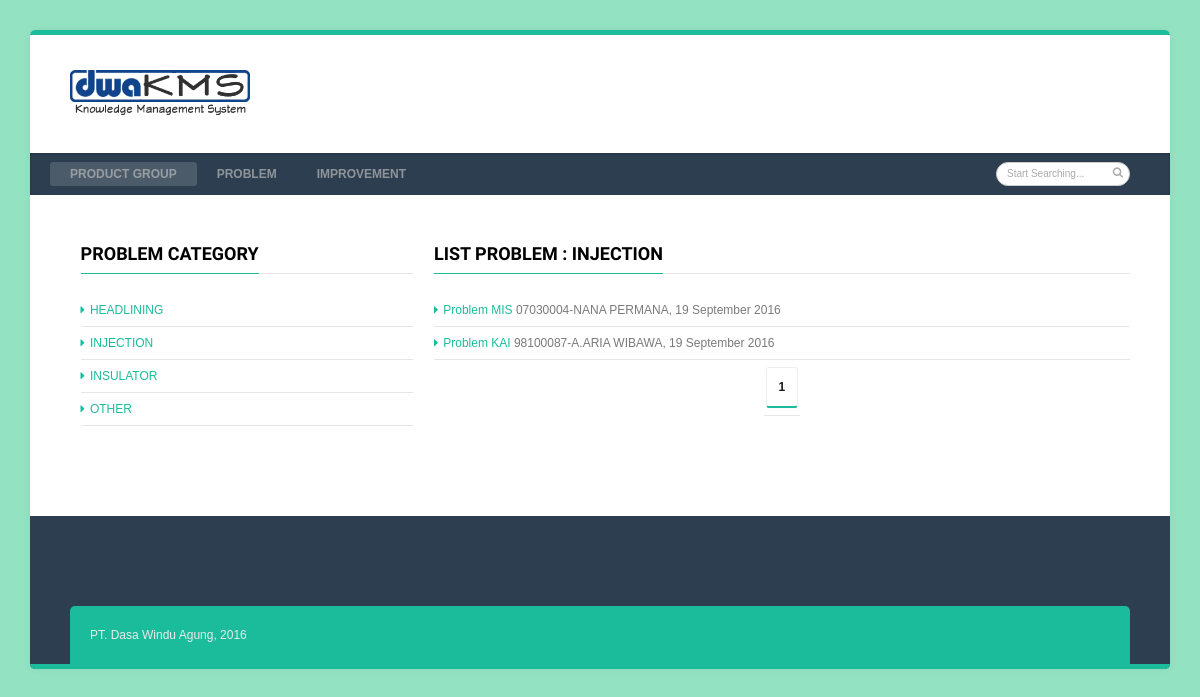
Page /list_problem.php?cat_id=3&cat_name=INJECTION on the committed database.
### tables this page shows
CREATE TABLE IF NOT EXISTS `tbl_problem_kategori` (
  `id` bigint(20) NOT NULL AUTO_INCREMENT,
  `problem_kategori` varchar(255) DEFAULT NULL,
  PRIMARY KEY (`id`)
);

CREATE TABLE IF NOT EXISTS `tbl_problem` (
  `id` bigint(20) NOT NULL AUTO_INCREMENT,
  `problem_kategori_id` bigint(255) DEFAULT NULL,
  `topic` varchar(255) DEFAULT NULL,
  `date_problem` date DEFAULT NULL,
  `date_solving` date DEFAULT NULL,
  `team_leader` varchar(255) DEFAULT NULL,
  `team_member` varchar(255) DEFAULT NULL,
  `department_code` varchar(255) DEFAULT NULL,
  `department_name` varchar(255) DEFAULT NULL,
  `problem_description` text,
  `problem_status` varchar(255) DEFAULT NULL COMMENT 'Open / On Progress / Close',
  `solving_description` text,
  `rec_user` varchar(255) DEFAULT NULL,
  `rec_datetime` datetime DEFAULT NULL,
  PRIMARY KEY (`id`)
);

### config/global.php (called while the page is built, shortened)
<?php
	$PER_PAGE = 10;
?>

### function/format_date_time.php (called while the page is built, shortened)
<?php
	function convert_date($date, $format_type = 'format_date') {
		$format = array(
			'Sun' => 'Minggu',
			'Mon' => 'Senin',
			'Tue' => 'Selasa',
			'Wed' => 'Rabu',
			'Thu' => 'Kamis',
			'Fri' => 'Jumat',
			'Sat' => 'Sabtu',
			'Jan' => 'Januari',
			'Feb' => 'Februari',
			'Mar' => 'Maret',
			'Apr' => 'April',
			'May' => 'Mei',
			'Jun' => 'Juni',
			'Jul' => 'Juli',
			'Aug' => 'Agustus',
			'Sep' => 'September',
			'Oct' => 'Oktober',
			'Nov' => 'November',
			'Dec' => 'Desember'
		);
		if ($format_type == 'format_date') {
			$var_format = 'd M Y';
		} else if ($format_type == 'format_datetime') {
			$var_format = 'd M Y H:i:s';
		} else if ($format_type == 'format_time') {
			$var_format = 'H:i:s';
		} else {
			$var_format = 'd-M-Y H:i:s';
		}
		if ($date == '0000-00-00 00:00:00' or $date === null) {
			return '-';
		} else {
			return strtr(date($var_format, strtotime($date)), $format);
		}
	}
?>

### list_problem.php (the view, shortened to what this page needs)
<?php
	include('config/global.php');
	include('function/format_date_time.php');
	include('function/connect_db.php');
	include('config/global.php');
?>
<!DOCTYPE html>
<html lang="en-US">
	<head>
		<?php include('include/head.php'); ?>
	</head>
	<body class="home page tt_responsive">
		<div id="home" >
			<div id="layout" class="boxed-margin">
				<?php include('include/header.php'); ?>
				<div class="page-content">
					<div class="row clearfix">
						<div class="grid_4 sidebar">
							<div id="categories-3" class="widget widget_categories">
								<h3 class="col-title">Problem Category</h3>
								<span class="liner"></span>
								<?php
									$res = mysqli_query($conn, "select * from tbl_problem_kategori order by problem_kategori");
									$num_rows = mysqli_num_rows($res);
									if ($num_rows > 0) {
										echo "<ul>";
											while ($data = $res->fetch_array()) {
												echo '<li>';
												echo '	<a href="list_problem.php?cat_id='.$data['id'].'&cat_name='.$data['problem_kategori'].'">'.$data['problem_kategori'].'</a>';
												echo '</li>';
											}
										echo "</ul>";
									} else {
										echo "Tidak Ada Data";
									}
								?>
							</div>
						</div>
						<div class="grid_8 sidebar omega">
							<div id="recent-posts-4" class="widget widget_recent_entries">
								<h3 class="col-title">List Problem : <?=$_GET['cat_name']?></i></h3>
								<span class="liner"></span>
								<?php
									$batas = $PER_PAGE;
									$halaman = (int)(!isset($_GET["halaman"]) ? 1 : $_GET["halaman"]);
									if (empty($halaman)) {
										$posisi = 0;
										$halaman = 1;
									} else {
										$posisi = ($halaman - 1) * $batas;
									}
									$res = mysqli_query($conn, "select * from tbl_problem
																where problem_kategori_id='".$_GET['cat_id']."'
															    order by rec_datetime desc
																limit $posisi, $batas");
									$num_rows = mysqli_num_rows($res);
									if ($num_rows > 0) {
										echo "<ul>";
											while ($data = $res->fetch_array()) {
												echo '<li>';
												echo '	<a href="problem.php?prb_id='.$data['id'].'">'.$data['topic'].'</a>';
												echo '	<span class="post-date">'.$data['team_leader'].', '.convert_date($data['date_problem']).'</span>';
												echo '</li>';
											}
										echo "</ul>";
									} else {
										echo "Tidak Ada Data";
									}
									$paging = mysqli_query($conn, "select * from tbl_problem
																   where problem_kategori_id='".$_GET['cat_id']."'
																   order by rec_datetime desc");
									$jmldata = mysqli_num_rows($paging);
									$jmlhalaman = ceil($jmldata / $batas);
									echo "<div class='pagination-tt clearfix'>";
									echo "<ul>";
									for ($i=1;$i<=$jmlhalaman;$i++){
										if ($i != $halaman) {
											echo "<li><a href=\"list_problem.php?halaman=$i\">$i</a></li>";
										} else {
											echo "<li><span>$i</span></li>";
										}
									}
									echo "</ul>";
									echo "</div>";
								?>
							</div>
						</div>
					</div>
				</div>
				<?php include('include/footer.php'); ?>
			</div>
		</div>
	</body>
</html>

### css/custom-styles.css (style rules this page uses)
body { font-family: arial, Helvetica, Arial, sans-serif; font-size: 12px; font-weight: normal; color: #7A7A7A; background-color:#FFFFFF !important; background-image:url(../images/background.png); -webkit-background-size: cover; -moz-background-size: cover; -o-background-size: cover; background-size: cover; background-attachment:fixed; overflow:hidden; }
h3 { font-family: Marcellus, Arial, Helvetica, sans-serif; font-size: 20px; font-weight: bold; color: #000000; }
a { color: #1abc9c; }
.widget li a:before, .tags a:before, .widget_tag_cloud a:before, .widget_official_tags a:before, .wp-tag-cloud li a:before, .tagcloud a:before, .countdown li span { color: #1abc9c !important }
.col-title { border-color:#1abc9c !important }
.pagination-tt ul li a, .pagination-tt ul li span { border-bottom-color:#1abc9c !important }
.boxed-margin { border-radius: 5px; }

### rows in the picture
tbl_problem_kategori: problem_kategori "HEADLINING"
tbl_problem_kategori: problem_kategori "INJECTION"
tbl_problem_kategori: problem_kategori "INSULATOR"
tbl_problem_kategori: problem_kategori "OTHER"
tbl_problem: topic "Problem MIS", team_leader "07030004-NANA PERMANA", date_problem "19 September 2016"
tbl_problem: topic "Problem KAI", team_leader "98100087-A.ARIA WIBAWA", date_problem "19 September 2016"

### other values in the picture
$_GET['cat_name'] "INJECTION"
